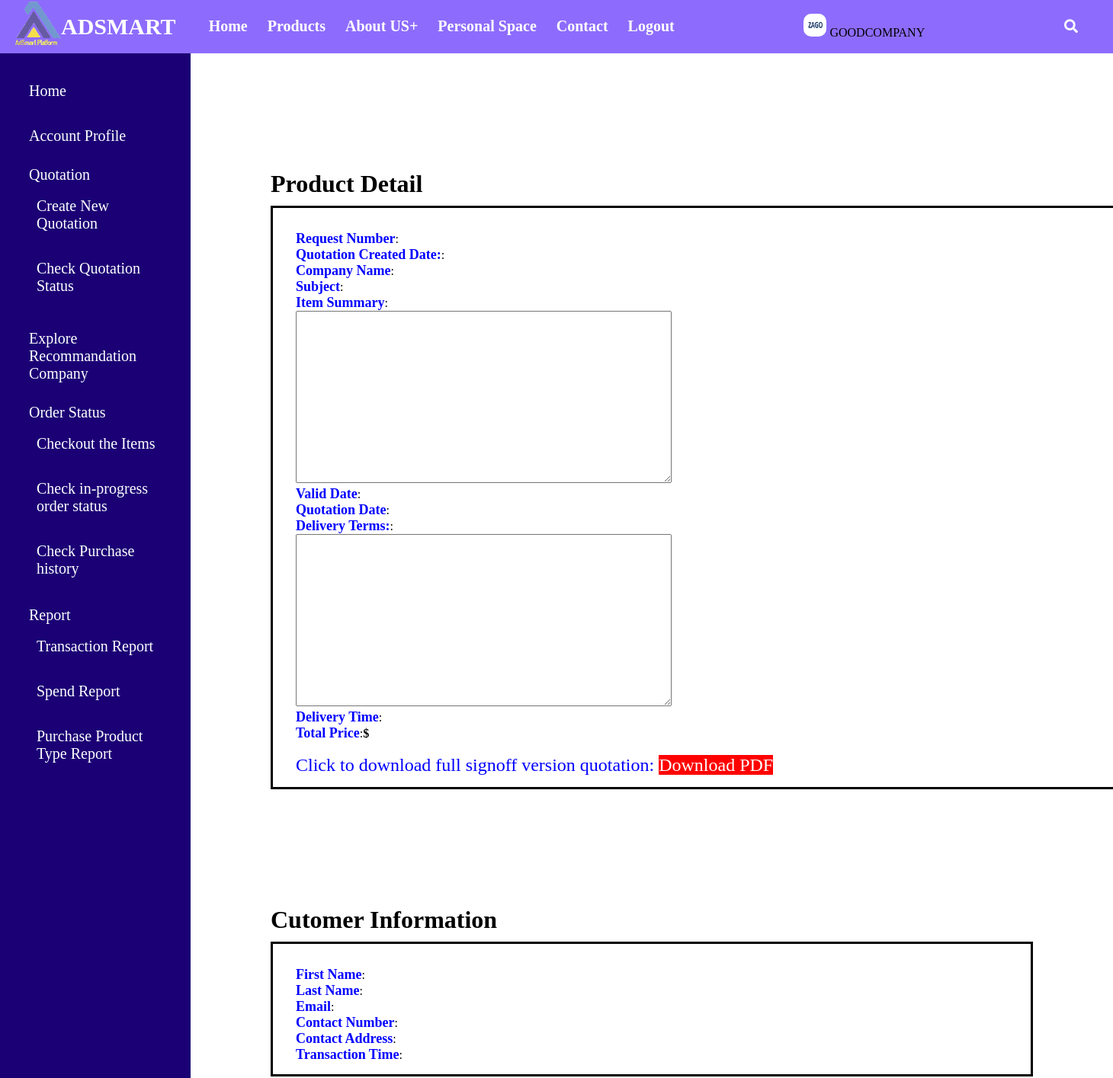
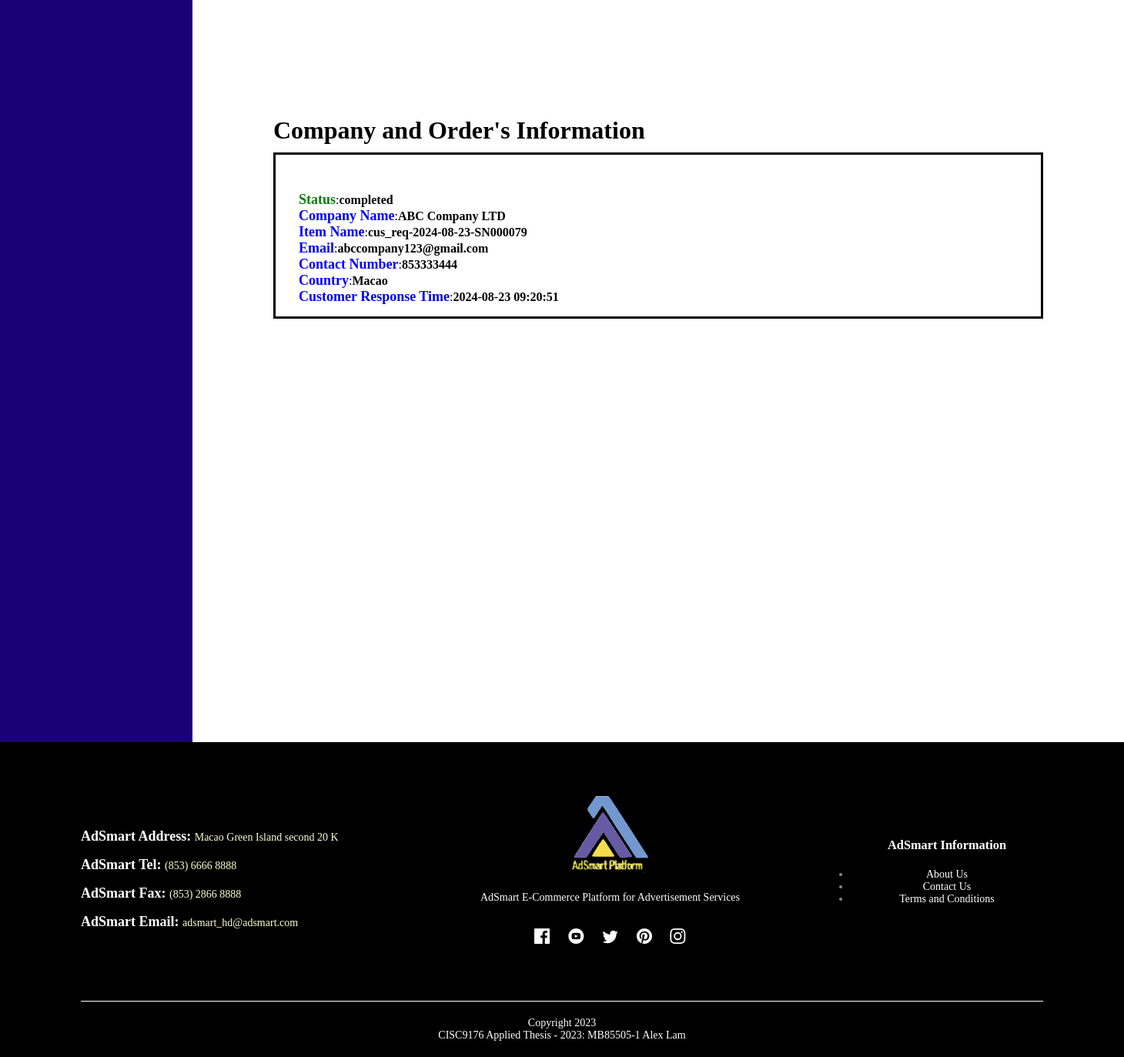
Page /order_ticket/Adsmart_order_info.php?trans_id=Tran_id_000000000001 (signed in) on the committed database (2 pictures, top to bottom).
### tables this page shows
CREATE TABLE `adsmart_business_partner` (
  `shop_code` int(11) NOT NULL,
  `user_id` varchar(100) NOT NULL,
  `company_name` varchar(255) NOT NULL,
  `company_chinese_name` varchar(255) NOT NULL,
  `company_reg_number` varchar(100) NOT NULL,
  `company_reg_address` varchar(255) NOT NULL,
  `country` varchar(100) NOT NULL,
  `contact_number` varchar(255) NOT NULL,
  `email` varchar(100) NOT NULL,
  `image_name` varchar(255) NOT NULL,
  `password` varchar(255) NOT NULL,
  `password_confirm` varchar(255) NOT NULL,
  `print_ads` tinyint(1) NOT NULL,
  `broadcast_ads` tinyint(1) NOT NULL,
  `outdoor_ads` tinyint(1) NOT NULL,
  `telemarketing_ads` tinyint(1) NOT NULL,
  `events_ads` tinyint(1) NOT NULL,
  `placement_ads` tinyint(1) NOT NULL,
  `display_ads` tinyint(1) NOT NULL,
  `search_ads` tinyint(1) NOT NULL,
  `social_ads` tinyint(1) NOT NULL,
  `video_ads` tinyint(1) NOT NULL,
  `native_ads` tinyint(1) NOT NULL,
  `influencer_ads` tinyint(1) NOT NULL,
  `poster` tinyint(1) NOT NULL,
  `sticker` tinyint(1) NOT NULL,
  `print_material` tinyint(1) NOT NULL,
  `clothes_product` tinyint(1) NOT NULL,
  `tnc` tinyint(1) NOT NULL,
  `description` varchar(255) NOT NULL,
  `apply_status` varchar(100) NOT NULL
);

CREATE TABLE `payment` (
  `id` int(10) NOT NULL,
  `customer_id` int(11) NOT NULL,
  `cus_user_id` varchar(255) NOT NULL,
  `cus_email` varchar(255) NOT NULL,
  `cus_address` varchar(255) NOT NULL,
  `item_name` varchar(255) NOT NULL,
  `quantity` int(10) NOT NULL,
  `price` int(10) NOT NULL,
  `total` decimal(10,2) NOT NULL,
  `created_day` timestamp NOT NULL DEFAULT current_timestamp(),
  `company_user_id` varchar(255) NOT NULL,
  `order_status` varchar(100) NOT NULL,
  `bp_update_time` timestamp NOT NULL DEFAULT current_timestamp(),
  `cs_update_time` timestamp NOT NULL DEFAULT current_timestamp(),
  `transaction_id` varchar(255) NOT NULL,
  `req_number` varchar(255) NOT NULL,
  `cus_contact` varchar(100) NOT NULL,
  `cus_card_name` varchar(255) NOT NULL,
  `card_number` bigint(100) NOT NULL,
  `cvv` int(3) NOT NULL,
  `card_expiry_date` varchar(7) NOT NULL
);

### order_ticket/Adsmart_order_info.php (the view, shortened to what this page needs)
<?php
if(isset($_SESSION['user2']) && isset($_SESSION['shopcode'])){
    include '../partials-front/after_company_login_menu.php';
}
elseif (isset($_SESSION['user1'])){
    include '../partials-front/after_customer_login_menu.php';
}else {include '../partials-front/menu.php';}
?>
 <div style="background:#1b0075">
<?php  include('../partials-front/customer_left_bar.php');?>
  <div class='container-fluid' style ="padding-bottom:500px;">
            	   	<div class='reg' style='width: 1000px; margin-top:100px; text-align:left;'>
			<?php
			$tran_id = $_GET['trans_id'];
			$sql2 = "SELECT *,a.quantity as payment_quantity, a.company_user_id from payment a join adsmart_business_product b on a.item_name = b.product_name where a.cus_user_id = '$account_name'  AND transaction_id ='$tran_id' And a.req_number ='' ";
			$res2 = mysqli_query($conn, $sql2);
			echo "<div class='small-container cart-page'>";
			echo "<h1>Product Detail</h1>";
			echo "<div class='checkout_form' style='padding-bottom:15px; padding-right:15px;width: 1200px;'>";
			if($res2==TRUE){
			    $count =mysqli_num_rows($res2);
			    $sn=1;
			    if($count>0){
			        $totalAmount = 0;
			        $dataRows = [];
			        echo "
			<table>
			<tr>
			<th>Item Number</th>
			<th>Company Name</th>
			<th>Product Name</th>
			<th>Product Image</th>
			<th>Price</th>
            <th>Quantity</th>
			<th>Total Amount</th>
			</tr>";
			        while($rows=mysqli_fetch_assoc($res2))
			        {
			            $dataRows[] =[
			                'company_name' => $rows['company_user_id'],
			                'product_name' =>$rows['item_name'],
			                'image_name' =>$rows['image_name'],
			                'price' =>$rows['price'],
			                'quantity' =>$rows['payment_quantity'],
			                'card_number' =>$rows['card_number'],
			                'cus_card_name'  =>$rows['cus_card_name'],
			                'cus_address'  =>$rows['cus_address'],
			                'order_status'  =>$rows['order_status']
			            ];
			            foreach ($dataRows as $data) {
			                $company_name= $data['company_name'];
			                $company_user_id= $data['company_name'];
			                $product_name= $data['product_name'];
			                $image_name= $data['image_name'];
			                $price= $data['price'];
			                $quantity= $data['quantity'];
			                $total_amount = $price*$quantity;
			                $card_number = $data['card_number'];
			                $cus_address  = $data['cus_address'];
			                $cus_card_name = $data['cus_card_name'];
			                $status = $data['order_status'];
			            }
			            $totalAmount += $total_amount;
			            ?>
			           <tr>
			          <?php
			          echo "<input type='hidden' value=".$product_name." name='item_name[]' >";
			          echo  "<input type='hidden' value=".$quantity." name='quantity[]' >";
			          echo  "<input type='hidden' value=".$price." name='price[]' >";
			          $total =$totalAmount+$totalAmount*0.1+$totalAmount*0.01;
			          echo  "<input type='hidden' value=".$total." name='total' >";
			          echo  "<input type='hidden' value=".$company_user_id." name='company_user_id[]' >";
			          ?>
                            <td><?php echo $sn++; ?></td>
                            <td><?php echo $company_name; ?></td>
                            <td><?php echo $product_name; ?></td>
                            <td>
                                <div class='cart-info'>
                                    <img src='../images/business_product/<?php echo $image_name; ?>' alt='<?php echo $product_name; ?>'>
                                </div>
                            </td>
                            <td>
                                <?php echo $price; ?>
                            </td>
                            <td>
                             <b> <?php echo $quantity; ?></b>
                            </td>
                            <td id="total_<?php echo $id; ?>">
                                <?php echo $total_amount; ?>
                            </td>
                        </tr>
                        <?php }?>
                        <tr>
					<td style=" border-right: none;"></td>
					<td style=" border-right: none;"></td>
					<td style=" border-right: none;"></td>
					<td style=" border-right: none;"></td>
					<td></td>
					<td >Subtotal</td>
					<td id="subtotal"><?php echo $totalAmount;?> </td>
				</tr>
				<tr>
					<td style=" border-right: none;"></td>
					<td style=" border-right: none;"></td>
					<td style=" border-right: none;"></td>
					<td style=" border-right: none;"></td>
					<td></td>
					<td>AdSmart Service Charge (10%)</td>
					<td id="serviceCharge"><?php echo "+".$totalAmount*0.1;?> </td>
				</tr>
				<tr>
					<td style=" border-right: none;"></td>
					<td style=" border-right: none;"></td>
					<td style=" border-right: none;"></td>
					<td style=" border-right: none;"></td>
					<td></td>
					<td>Tax (1%)</td>
					<td id="tax"><?php echo "+".$totalAmount*0.01;?></td>
				</tr>
				<tr>
					<td style=" border-right: none;"></td>
					<td style=" border-right: none;"></td>
					<td style=" border-right: none;"></td>
					<td style=" border-right: none;"></td>
					<td></td>
					<td>Total</td>
					<td id="total"><?php echo $totalAmount+$totalAmount*0.1+$totalAmount*0.01;?> </td>
				</tr>
			</table>
		</div>
		<h1>Payment Information</h1>
		<div class="checkout_form" style='padding-bottom:15px;'>
			            <?php
			            echo "<label>Transaction Id</label>:<b>".$tran_id."</b><br>";
			            echo "<label>Card Number</label>:<b>".$card_number."</b><br>";
			            echo "<label>Name On Card</label>:<b>".$cus_card_name."</b><br>";
			            echo "<label style='color: Red;'>Total Amount</label>:<b>".$totalAmount+$totalAmount*0.1+$totalAmount*0.01;$totalAmount+$totalAmount*0.1+$totalAmount*0.01."</b><br>";
		?>
                    	<?php
			    }else{
			        $tran_id = $_GET['trans_id'];
			        $sql3 = "SELECT * from payment a join quotation_content b on a.req_number = b.req_number where a.cus_user_id = '$account_name'  AND a.transaction_id ='$tran_id' AND a.req_number !=''";
			        $res3 = mysqli_query($conn, $sql3);
			        if($res3==TRUE){
			            $rows=mysqli_fetch_assoc($res3);
			            $created_date = $rows['created_date'];
			           $req_number = $rows['req_number'];
			            $id= $rows['quotation_id'];
			            $company_name = $rows['company_name'];
			            $total = $rows['total'];
			            $valid_day = $rows['valid_day'];
			            $subject = $rows['subject'];
			            $quotation_date = $rows['quotation_date'];
			            $delivery_time = $rows['delivery_time'];
			            $cus_address  = $rows['cus_address'];
			            echo "<label>Request Number</label>:<b>". $req_number."</b><br>";
			            echo "<label>Quotation Created Date:</label>:<b>".$created_date."</b><br>";
			            echo "<label>Company Name</label>:<b>". $company_name."</b><br>";
			            echo "<label>Subject</label>:<b>". $subject."</b><br>";
			            echo "<label>Item Summary</label>:<br>";
			            ?>
			    <?php
			    echo "<textarea   id ='myTextarea' name='item_summary' rows='14' cols='65' readonly>";
			    echo "</textarea><br>";
			    echo "<label>Valid Date</label>:<b>".$valid_day."</b><br>";
			    echo "<label>Quotation Date</label>:<b>".$quotation_date."</b><br>";
			    echo "<label>Delivery Terms:</label>:<br>";
			    echo "<textarea   id ='myTextarea'  rows='14' cols='65' readonly>";
			    echo "</textarea><br>";
			    echo "<label>Delivery Time</label>:<b>".$delivery_time."</b><br>";
			    echo "<label>Total Price</label>:<b>$".$total."</b><br><br>";
			    echo  "<p style='text-transform:none; font-size:24px; color:Blue;'>Click to download full signoff version quotation: <a href='".USER_INTERACTION."handle_download_full_signoff.php?id=".$id."' style='background:red; color:white;'>Download PDF</a></p>";
			        }}
			    }else
			    {
			        }
            ?>
		</div>
 </div>
	<div class='small-container cart-page'>
	<h1>Cutomer Information</h1>
				<div class="checkout_form" style='padding-bottom:15px;'>
			<?php
			$sql3 = "SELECT * from adsmart_customer a join payment b on a.user_id = b.cus_user_id where user_id = '$account_name' And transaction_id ='$tran_id'";
			$res3 = mysqli_query($conn, $sql3);
			        $row2=mysqli_fetch_assoc($res3);
			            $first_name =$row2['first_name'];
			            $last_name =$row2['last_name'];
			            $email =$row2['email'];
			            $contact_number =$row2['contact_number'];
			            $created_date =$row2['created_day'];
			            echo "<label>First Name</label>:<b>".$first_name."</b><br>";
			            echo "<label>Last Name</label>:<b>".$last_name."</b><br>";
			            echo "<label>Email</label>:<b>".$email."</b><br>";
			            echo "<label>Contact Number</label>:<b>".$contact_number."</b><br>";
			            echo "<label>Contact Address</label>:<b>".$cus_address."</b><br>";
			            echo "<label>Transaction Time</label>:<b>".$created_date ."</b><br>";
			            ?>
		</div>
		</div>
		<div class='small-container cart-page'>
		<h1>Company and Order's Information</h1>
				<div class="checkout_form" style='padding-bottom:15px;'>
			<?php
			$sql4 = "SELECT * from payment a join adsmart_business_partner b on a.company_user_id = b.user_id where transaction_id = '$tran_id'";
			$res4 = mysqli_query($conn, $sql4);
			if($res4==TRUE){
			    $count1 =mysqli_num_rows($res4);
			    if($count1>0){
			        while($row4=mysqli_fetch_assoc($res4))
			        {
			            $status1 = $row4['order_status'];
			            $company_name1 =$row4['company_name'];
			            $country = $row4['country'];
			            $email =$row4['email'];
			            $contact_number =$row4['contact_number'];
			            $item_name1 = $row4['item_name'];
			            $bp_update_time =$row4['bp_update_time'];
			            $cs_update_time =$row4['cs_update_time'];
			            if($status1 != '' And $status1 != 'pending_for_cus' ){
			                echo "<br><label style='color: Green;'>Status</label>:<b>".$status1."</b><br>";
			            }else{
			                echo "<br><label style='color: Green;'>Status</label>:<b>Vendor is Preparing!</b><br>";
			            }
			            echo "<label>Company Name</label>:<b>". $company_name1."</b><br>";
			            echo "<label>Item Name</label>:<b>". $item_name1."</b><br>";
			            echo "<label>Email</label>:<b>".$email."</b><br>";
			            echo "<label>Contact Number</label>:<b>".$contact_number."</b><br>";
			            echo "<label>Country</label>:<b>".$country."</b><br>";
			            if($status1 == 'completed' OR $status1 == 'no_receive'){
			            echo "<label>Customer Response Time</label>:<b>".$cs_update_time."</b><br>";
			        }
			        elseif(($status1 != 'completed' OR $status1 != 'no_receive')AND $status1 != '' ){ echo "<label>Business Partner response Action Time</label>:<b>".$bp_update_time."</b><br>";}
			        else{
			            echo "<label>Business Partner response Action Time</label>:<b>Waiting Vendor to action</b><br><br>";
			        }
			    }
		}else{
		}
		}
		?>
		</div>
			</div>
		</div>
</div>
     <?php  include('../partials-front/footer.php');?>

### partials-front/after_company_login_menu.php (shortened to what this page needs)
<?php
include('../config/constants.php');
 ?>
<!DOCTYPE html>
<html>
<head>
<link href="../css/style.css" rel="stylesheet" />
<link rel="stylesheet" href="https://cdnjs.cloudflare.com/ajax/libs/font-awesome/5.15.3/css/all.min.css"/>
</head>
<body>
<div class="navbar">
    <nav>
      <div class="content">
      <div class="logo"><a href="#"><img src="../images/AdSmart_logo.png" style="width:60px; height:60px;"></a></div>
      <div class="logo"><a href="#">ADSMART</a></div>
        <ul class="links">
	         <li><a href="<?php  echo SITEURL;?>index.php" >Home</a></li>
	         <li><a href="<?php  echo SITEURL;?>products-category.php" >Products</a></li>
	          <li>
	            <a href="#" class="desktop-link">About US+</a>
	          </li>
	         <li>
	            <a href="<?php  echo ADSMART_BUSINESS;?>Adsmart_partners_personal_space.php" class="desktop-link">Personal Space</a>
	          </li>
	          <li><a href="<?php  echo SITEURL;?>contact.php" >Contact</a></li>
	          <li><a href="<?php  echo SITEURL;?>logout.php" >Logout</a></li>
        </ul>
      </div>
      <label >
      <?php
      $account_name = $_SESSION['user2'];
      $shop_code =$_SESSION['shopcode'];
      $sql ="SELECT image_name FROM adsmart_business_partner where user_id='$account_name' AND shop_code='$shop_code'";
      $res = mysqli_query($conn, $sql);
      $count =mysqli_num_rows($res);
      if($count>0){
          while($rows=mysqli_fetch_assoc($res))
          {
              $image_name=$rows['image_name'];
        ?>
        <?php
    				if($image_name!=""){
    				                ?>
    				                <img src="<?php  echo IMAGES;?>/images/company/<?php echo $image_name;?>" width="30px" height="30px" style="border-radius: 10px;">
    				                <?php
    				            }else {
    				                echo "<div class='error'> image not existed </div>";
    				            }
    				            ?>
      <?php
    				        }
      }
    				?>
      <a href="Adsmart_partners_personal_space.php" style="color:black; text-transform: uppercase;"><?php echo $_SESSION['user2']; ?> </a>
    				</label>
      <label for="show-search" class="search-icon"><i class="fas fa-search"></i></label>
    </nav>
  </div>

### rows in the picture
adsmart_business_partner: image_name (picture)
payment: order_status "completed", adsmart_business_partner.company_name "ABC Company LTD", item_name "cus_req-2024-08-23-SN000079", adsmart_business_partner.email "abccompany123@gmail.com", adsmart_business_partner.contact_number "853333444", adsmart_business_partner.country "Macao", cs_update_time "2024-08-23 09:20:51"

### other values in the picture
$_SESSION['user2'] "GOODCOMPANY"
